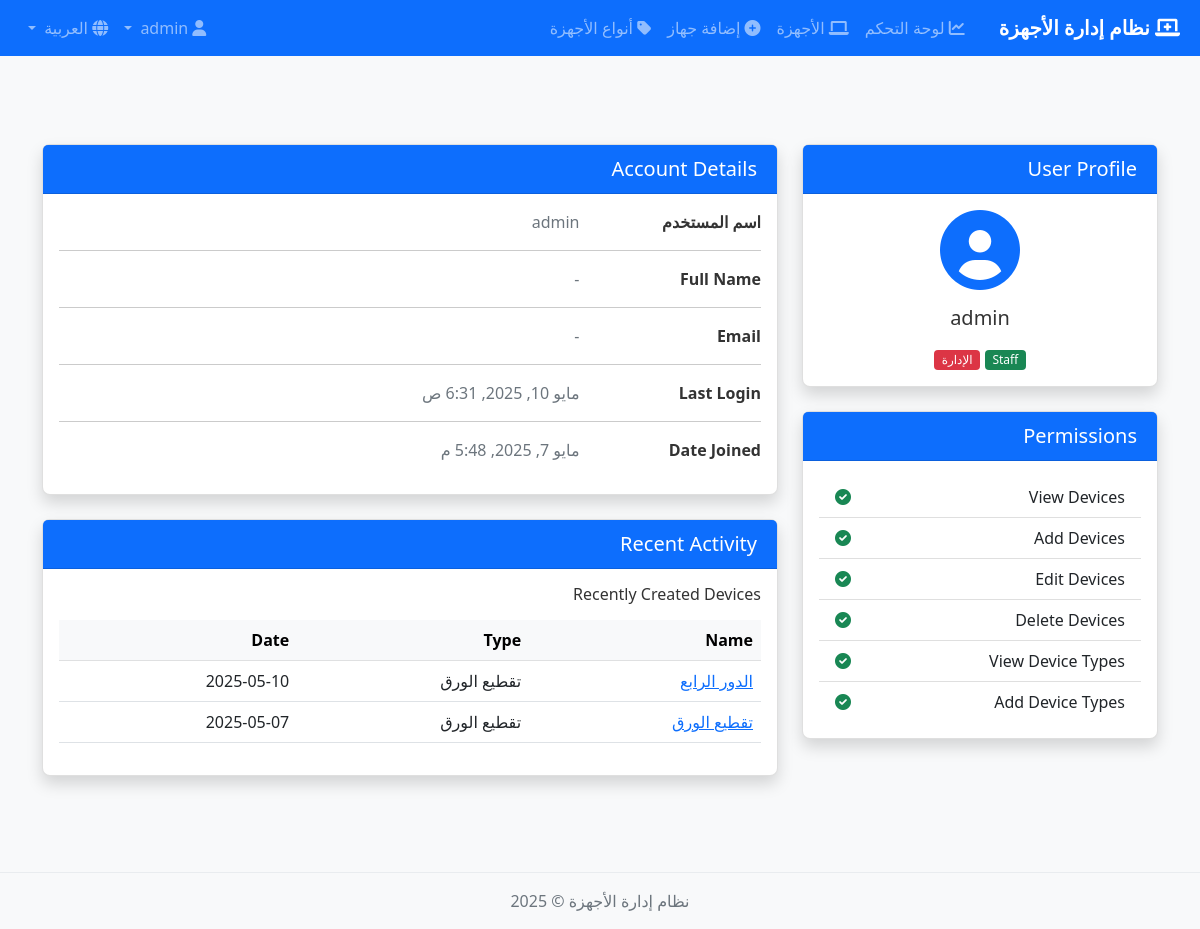
/ar/accounts/profile/ (signed in), run on the app's committed database.
### inventory/models.py (models this page shows, shortened)
class Device(models.Model):
    STATUS_CHOICES = (
        ('active', 'Active'),
        ('maintenance', 'Under Maintenance'),
        ('repair', 'In Repair'),
        ('retired', 'Retired'),
    )
    name = models.CharField(max_length=100)
    device_type = models.ForeignKey(DeviceType, on_delete=models.CASCADE, related_name='devices')
    model = models.CharField(max_length=100)
    serial_number = models.CharField(max_length=100, unique=True)
    barcode = models.UUIDField(default=uuid.uuid4, editable=False, unique=True)
    status = models.CharField(max_length=20, choices=STATUS_CHOICES, default='active')
    description = models.TextField(blank=True)
    location = models.CharField(max_length=200, blank=True)
    acquisition_date = models.DateField(default=timezone.now)
    warranty_expiry = models.DateField(null=True, blank=True)
    additional_info = models.JSONField(default=dict, blank=True)
    created_by = models.ForeignKey(User, on_delete=models.SET_NULL, null=True, related_name='created_devices')
    created_at = models.DateTimeField(auto_now_add=True)
    updated_at = models.DateTimeField(auto_now=True)
    class Meta:
        ordering = ['-updated_at']

class DeviceType(models.Model):
    name = models.CharField(max_length=100)
    description = models.TextField(blank=True)
    class Meta:
        ordering = ['name']

### accounts/views.py (the view)
# urls.py: path('profile/', views.profile_view, name='profile'),
@login_required
def profile_view(request):
    return render(request, 'accounts/profile.html')

### templates/accounts/profile.html (shortened to what this page needs)
{% extends 'base.html' %}
{% load i18n %}
{% block content %}
<div class="container py-5">
    <div class="row">
        <div class="col-lg-4">
            <div class="card mb-4 shadow">
                <div class="card-header bg-primary text-white">
                    <h5 class="mb-0">{% trans "User Profile" %}</h5>
                </div>
                <div class="card-body text-center">
                    <div class="mb-3">
                        <i class="fas fa-user-circle fa-5x text-primary"></i>
                    </div>
                    <h5 class="my-2">{{ user.get_full_name|default:user.username }}</h5>
                    {% if user.is_staff %}
                        <span class="badge bg-success">{% trans "Staff" %}</span>
                    {% endif %}
                    {% if user.is_superuser %}
                        <span class="badge bg-danger">{% trans "Admin" %}</span>
                    {% endif %}
                </div>
            </div>
            <div class="card mb-4 shadow">
                <div class="card-header bg-primary text-white">
                    <h5 class="mb-0">{% trans "Permissions" %}</h5>
                </div>
                <div class="card-body">
                    <ul class="list-group list-group-flush">
                        {% if perms.inventory.view_device %}
                            <li class="list-group-item d-flex justify-content-between align-items-center">
                                {% trans "View Devices" %}
                                <i class="fas fa-check-circle text-success"></i>
                            </li>
                        {% endif %}
                        {% if perms.inventory.add_device %}
                            <li class="list-group-item d-flex justify-content-between align-items-center">
                                {% trans "Add Devices" %}
                                <i class="fas fa-check-circle text-success"></i>
                            </li>
                        {% endif %}
                        {% if perms.inventory.change_device %}
                            <li class="list-group-item d-flex justify-content-between align-items-center">
                                {% trans "Edit Devices" %}
                                <i class="fas fa-check-circle text-success"></i>
                            </li>
                        {% endif %}
                        {% if perms.inventory.delete_device %}
                            <li class="list-group-item d-flex justify-content-between align-items-center">
                                {% trans "Delete Devices" %}
                                <i class="fas fa-check-circle text-success"></i>
                            </li>
                        {% endif %}
                        {% if perms.inventory.view_devicetype %}
                            <li class="list-group-item d-flex justify-content-between align-items-center">
                                {% trans "View Device Types" %}
                                <i class="fas fa-check-circle text-success"></i>
                            </li>
                        {% endif %}
                        {% if perms.inventory.add_devicetype %}
                            <li class="list-group-item d-flex justify-content-between align-items-center">
                                {% trans "Add Device Types" %}
                                <i class="fas fa-check-circle text-success"></i>
                            </li>
                        {% endif %}
                    </ul>
                </div>
            </div>
        </div>
        <div class="col-lg-8">
            <div class="card mb-4 shadow">
                <div class="card-header bg-primary text-white">
                    <h5 class="mb-0">{% trans "Account Details" %}</h5>
                </div>
                <div class="card-body">
                    <div class="row mb-3">
                        <div class="col-sm-3">
                            <p class="mb-0 fw-bold">{% trans "Username" %}</p>
                        </div>
                        <div class="col-sm-9">
                            <p class="text-muted mb-0">{{ user.username }}</p>
                        </div>
                    </div>
                    <hr>
                    <div class="row mb-3">
                        <div class="col-sm-3">
                            <p class="mb-0 fw-bold">{% trans "Full Name" %}</p>
                        </div>
                        <div class="col-sm-9">
                            <p class="text-muted mb-0">{{ user.get_full_name|default:"-" }}</p>
                        </div>
                    </div>
                    <hr>
                    <div class="row mb-3">
                        <div class="col-sm-3">
                            <p class="mb-0 fw-bold">{% trans "Email" %}</p>
                        </div>
                        <div class="col-sm-9">
                            <p class="text-muted mb-0">{{ user.email|default:"-" }}</p>
                        </div>
                    </div>
                    <hr>
                    <div class="row mb-3">
                        <div class="col-sm-3">
                            <p class="mb-0 fw-bold">{% trans "Last Login" %}</p>
                        </div>
                        <div class="col-sm-9">
                            <p class="text-muted mb-0">{{ user.last_login }}</p>
                        </div>
                    </div>
                    <hr>
                    <div class="row mb-3">
                        <div class="col-sm-3">
                            <p class="mb-0 fw-bold">{% trans "Date Joined" %}</p>
                        </div>
                        <div class="col-sm-9">
                            <p class="text-muted mb-0">{{ user.date_joined }}</p>
                        </div>
                    </div>
                </div>
            </div>
            <div class="card mb-4 shadow">
                <div class="card-header bg-primary text-white">
                    <h5 class="mb-0">{% trans "Recent Activity" %}</h5>
                </div>
                <div class="card-body">
                    {% with user_devices=user.created_devices.all|slice:":5" %}
                        {% if user_devices %}
                            <h6 class="mb-3">{% trans "Recently Created Devices" %}</h6>
                            <div class="table-responsive">
                                <table class="table table-hover">
                                    <thead class="table-light">
                                        <tr>
                                            <th>{% trans "Name" %}</th>
                                            <th>{% trans "Type" %}</th>
                                            <th>{% trans "Date" %}</th>
                                        </tr>
                                    </thead>
                                    <tbody>
                                        {% for device in user_devices %}
                                            <tr>
                                                <td>
                                                    <a href="{% url 'inventory:device_detail' device.id %}">
                                                        {{ device.name }}
                                                    </a>
                                                </td>
                                                <td>{{ device.device_type.name }}</td>
                                                <td>{{ device.created_at|date:"Y-m-d" }}</td>
                                            </tr>
                                        {% endfor %}
                                    </tbody>
                                </table>
                            </div>
                        {% else %}
                            <div class="alert alert-info">
                                <i class="fas fa-info-circle me-2"></i>
                                {% trans "You haven't created any devices yet." %}
                            </div>
                        {% endif %}
                    {% endwith %}
                </div>
            </div>
        </div>
    </div>
</div>
{% endblock %}

### static/css/style.css (style rules this page uses)
body { font-family: 'Segoe UI', Tahoma, Geneva, Verdana, sans-serif; background-color: #f8f9fa; color: #333; }
.card { border-radius: 8px; border: 1px solid rgba(0, 0, 0, 0.125); box-shadow: 0 0.125rem 0.25rem rgba(0, 0, 0, 0.075); margin-bottom: 20px; }
.card-header { border-bottom: 1px solid rgba(0, 0, 0, 0.125); background-color: #f8f9fa; padding: 0.75rem 1.25rem; }
.table-responsive { margin-bottom: 0; }
.table thead { background-color: #f8f9fa; }
.badge { font-weight: 500; padding: 0.35em 0.65em; border-radius: 4px; }

### data on the page
Device: name "الدور الرابع", device_type.name "تقطيع الورق", created_at "2025-05-10"
Device: name "تقطيع الورق", device_type.name "تقطيع الورق", created_at "2025-05-07"

### other printed values
{{ user.get_full_name|default:user.username }} "admin"
{{ user.username }} "admin"
{{ user.get_full_name|default:"-" }} "-"
{{ user.email|default:"-" }} "-"
{{ user.last_login }} "مايو 10, 2025, 6:31 ص"
{{ user.date_joined }} "مايو 7, 2025, 5:48 م"
